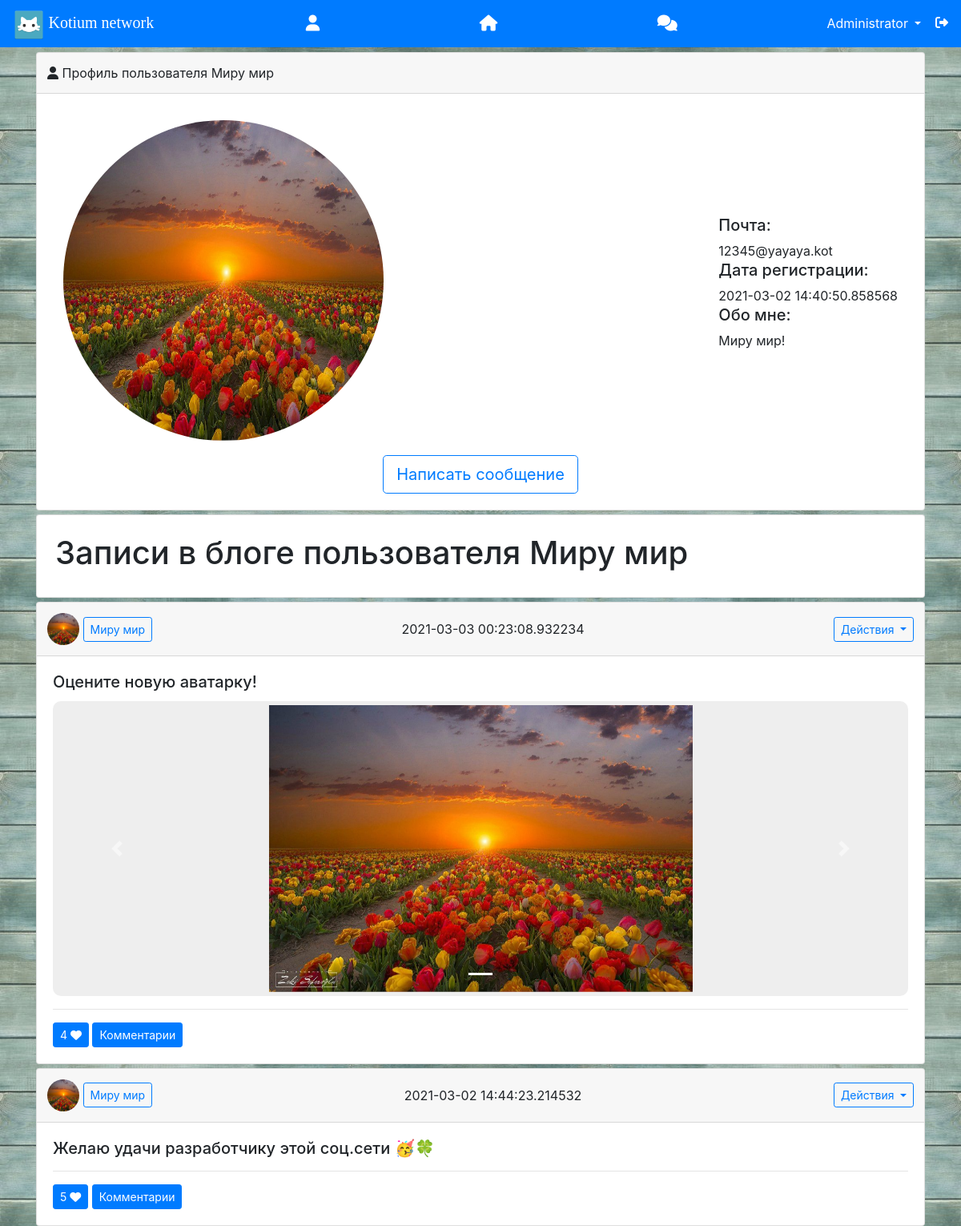
The app's page /6 (signed in) with its own data.
### data/users.py (models this page shows, shortened)
class User(SqlAlchemyBase, UserMixin, SerializerMixin):
    __tablename__ = 'users'
    id = sqlalchemy.Column(sqlalchemy.Integer,
                           primary_key=True, autoincrement=True)
    name = sqlalchemy.Column(sqlalchemy.String, nullable=True)
    about = sqlalchemy.Column(sqlalchemy.String, nullable=True)
    email = sqlalchemy.Column(sqlalchemy.String,
                              index=True, unique=True, nullable=True)
    hashed_password = sqlalchemy.Column(sqlalchemy.String, nullable=True)
    created_date = sqlalchemy.Column(sqlalchemy.DateTime, default=datetime.datetime.now)
    is_admin = sqlalchemy.Column(sqlalchemy.Boolean, default=0)
    is_group = sqlalchemy.Column(sqlalchemy.Boolean, default=0)
    is_confirmed = sqlalchemy.Column(sqlalchemy.Boolean, default=0)
    news = orm.relation("News", back_populates='user')
    msg = orm.relation("Message", back_populates='user', lazy='subquery')
    comm = orm.relation("Comment", back_populates='user')
    friends = sqlalchemy.Column(sqlalchemy.String, nullable=True)
    f_request = sqlalchemy.Column(sqlalchemy.String, nullable=True)

### data/news.py (models this page shows)
class News(SqlAlchemyBase, SerializerMixin):
    __tablename__ = 'news'
    id = sqlalchemy.Column(sqlalchemy.Integer, primary_key=True, autoincrement=True)
    title = sqlalchemy.Column(sqlalchemy.String, nullable=True)
    content = sqlalchemy.Column(sqlalchemy.String, nullable=True)
    created_date = sqlalchemy.Column(sqlalchemy.DateTime, default=datetime.datetime.now)
    is_private = sqlalchemy.Column(sqlalchemy.Boolean, default=True)
    user_id = sqlalchemy.Column(sqlalchemy.Integer, sqlalchemy.ForeignKey("users.id"))
    user = orm.relation('User')
    attach = sqlalchemy.Column(sqlalchemy.String, nullable=True)
    liked_by = sqlalchemy.Column(sqlalchemy.String, nullable=True)
    likes = sqlalchemy.Column(sqlalchemy.Integer)

### main.py (the view, shortened to what this page needs)
@app.route("/<int:prof_id>", methods=['GET', 'POST'])  # Профиль
@login_required  # Только для авторизованных!
def index(prof_id):
    session['from_page'] = f'/{prof_id}'  # Объявляем переменные, подключаем базу данных, собираем данные
    form = NewsForm()
    commsform = CommsForm()
    db_sess = db_session.create_session()
    comms = db_sess.query(Comment).all()
    prof_user = db_sess.query(User).filter(User.id == prof_id)  # Получаем ИД пользователя, в профиль которого мы зашли
    if current_user.is_authenticated:  # Если пользователь аутентифицирован
        news = db_sess.query(News).filter(
            News.user.has(id=prof_id)).order_by(News.created_date.desc())
    else:  # Иначе отправляем все новости
        news = db_sess.query(News).filter(
            News.is_private != True).order_by(News.created_date.desc())
    return render_template("profile.html",
                           news=news, form=form,
                           profile_id=prof_id, profile_user=prof_user,
                           comments=comms, commsform=commsform,
                           title='Профиль'
                           )

### data/db_session.py (called while the page is built)
def create_session() -> Session:
    global __factory
    return __factory()

### main.py (called while the page is built)
@login_manager.user_loader  # Определяем, авторизован ли пользователь в системе или он на сайте как гость.
def load_user(user_id):
    db_sess = db_session.create_session()
    return db_sess.query(User).get(user_id)

### templates/profile.html (shortened to what this page needs)
{% extends "base.html" %}
{% block content %}
<div class="card" style="margin-top: 5px;" id="user_info" xmlns="http://www.w3.org/1999/html">
    <div class="card-header d-flex justify-content-between align-items-center" style="padding: 5px;">
        <div class="p-2">
            <i class="fas fa-user"></i> Профиль пользователя {{ profile_user[0].name }}
        </div>
        <div class="p-2"></div>
    </div>
    <div class="card-body">
        <div class="d-flex justify-content-between align-items-center" style="padding: 5px;">
            <div class="p-2">
                <center><img src="/static/userpics/{{ profile_id }}.png?q={{ range(1, 10000) | random }}" width="400px"
                             height="400px"
                             style="margin-bottom: 5px; border-radius: 250px"/></center>
            </div>
            <div class="p-2">
                <h5>Почта:</h5>
                {{ profile_user[0].email }}
                <h5>Дата регистрации:</h5>
                {{ profile_user[0].created_date }}
                <h5>Обо мне:</h5>
                {{ profile_user[0].about }}
            </div>
        </div>
        {% if current_user.is_authenticated and (profile_id != current_user.id) %}
        <center>
            <a href="/msg/{{ profile_id }}" class="btn btn-outline-primary btn-lg">Написать сообщение</a>
        </center>
        {% endif %}
    </div>
</div>
<div class="card" style="margin-top: 5px; padding: 10px;">
    <div class="d-flex justify-content-between align-items-center" style="padding: 5px;">
        <div class="p-2">
            {% if current_user.is_authenticated and (profile_id == current_user.id) %}
            <h1>Ваши записи в блоге</h1>
            {% else %}
            <h1>Записи в блоге пользователя {{ profile_user[0].name }}</h1>
            {% endif %}
        </div>
        <div class="p-2">
        </div>
    </div>
</div>
{% for item in news %}
{% set liked = item.liked_by.split('|') %}
<div class="card" style="margin-top: 5px;" id="{{ item.id }}">
    <div class="card-header d-flex justify-content-between align-items-center" style="padding: 5px;">
        <div class="p-2">
            <img src="/static/userpics/{{ item.user.id }}.png" width="40px" height="40px" style="border-radius: 20px">
            {% if item.user.is_admin %}
            <a href="/{{ item.user.id }}" class="btn btn-outline-danger btn-sm"
               title="Пользователь является Администратором">{{item.user.name}}</a>
            {% else %}
            <a href="/{{ item.user.id }}" class="btn btn-outline-primary btn-sm" title="Перейти к профилю">{{item.user.name}}</a>
            {% endif %}
        </div>
        <div class="p-2">{{item.created_date}}</div>
        <div class="p-2">
            <div class="dropdown">
                <button class="btn btn-outline-primary dropdown-toggle btn-sm" type="button" id="dropdownMenuButton"
                        data-toggle="dropdown" aria-haspopup="true" aria-expanded="false">
                    Действия
                </button>
            </div>
        </div>
    </div>
    <div class="card-body">
        <h5 class="card-title">{{item.title}}</h5>
        {% if item.attach != '' %}
        {% set photos = item.attach.split('|') %}
        <div id="Attacments{{ item.id }}" class="carousel slide" data-ride="carousel"
             style="background-color: #eee; border-radius: 10px">
            <ol class="carousel-indicators">
                {% for c in range(photos|length) %}
                {% if c == 0 %}
                <li data-target="#Attacments{{ item.id }}" data-slide-to="{{ c }}" class="active"></li>
                {% else %}
                <li data-target="#Attacments{{ item.id }}" data-slide-to="{{ c }}"></li>
                {% endif %}
                {% endfor %}
            </ol>
            <div class="carousel-inner" style="padding: 5px">
                {% for photo in photos %}
                {% if photo == photos[0] %}
                <div class="carousel-item active">
                    <center>
                        {% if photo.startswith('media') %}
                        <a href="/static/attachments/{{ photo }}">
                            <embed class="d-block w-50" src="/static/attachments/{{ photo }}">
                        </a>
                        {% else %}
                        <a href="/static/attachments/{{ photo }}"><i class="far fa-file"></i> {{ photo }}</a>
                        {% endif %}
                    </center>
                </div>
                {% endif %}
                {% endfor %}
            </div>
            <a class="carousel-control-prev" href="#Attacments{{ item.id }}" role="button" data-slide="prev">
                <span class="carousel-control-prev-icon" aria-hidden="true"></span>
            </a>
            <a class="carousel-control-next" href="#Attacments{{ item.id }}" role="button" data-slide="next">
                <span class="carousel-control-next-icon" aria-hidden="true"></span>
            </a>
        </div>
        {% endif %}
        <hr>
        {% if current_user.is_authenticated %}
        {% if current_user.name in liked %}
        <a href="/news/unlike/{{ item.id }}" class="btn btn-primary btn-sm">{{item.likes}} <i class="fas fa-heart"></i></a>
        {% else %}
        <a href="/news/like/{{ item.id }}" class="btn btn-outline-primary btn-sm">{{item.likes}} <i class="far fa-heart"></i></a>
        {% endif %}
        {% else %}
        <button class="btn btn-outline-primary btn-sm">{{item.likes}} <i class="far fa-heart"></i></button>
        {% endif %}
        <button class="btn btn-primary btn-sm" type="button" data-toggle="collapse"
                data-target="#CommentsSpoiler{{ item.id }}"
                aria-expanded="false" aria-controls="CommentsSpoiler{{ item.id }}">
            Комментарии
        </button>
    </div>
            {% set cm = 0 %}
</div>
{% endfor %}
{% endblock %}

### templates/base.html (shortened to what this page needs)
<!doctype html>
<html lang="ru">
<head>
    <link rel="stylesheet"
          href="https://stackpath.bootstrapcdn.com/bootstrap/4.4.1/css/bootstrap.min.css"
>
</head>
<body style="background-image: url(/static/system/bg.jpg);">
<header>
    <nav class="navbar navbar-dark bg-primary" style="position: fixed; top: 0; right: 0; left: 0; z-index: 999;">
        <div>
            <img src="/static/system/logo.png" width="40px" height="40px">
            <a class="navbar-brand" href="#" style="font-family: 'segoe print';">Kotium network</a>
        </div>
        {% if current_user.is_authenticated %}
        <center>
            <div class="d-flex justify-content-between" style="width: 40vw;">
                <div class="p-2">
                    <a href="/{{ current_user.id }}" style="color: #fff"><h5 style="margin: 0px;"><i
                            class="fas fa-user"></i></h5></a>
                </div>
                <div class="p-2">
                    <a href="/feed" style="color: #fff"><h5 style="margin: 0px;"><i class="fas fa-home"></i></h5></a>
                </div>
                <div class="p-2">
                    <a href="/msg" style="color: #fff"><h5 style="margin: 0px;"><i class="fas fa-comments"></i></h5></a>
                </div>
            </div>
        </center>
        <div class="nav-item dropdown">
            <button class="btn btn-primary dropdown-toggle" type="button" id="dropdownMenuButton"
                    data-toggle="dropdown" aria-haspopup="true" aria-expanded="false">
                {{ current_user.name }}
            </button>
            <a href="/logout" style="color: #fff;"><i class="fas fa-sign-out-alt"></i></a>
        </div>
        {% else %}
        <p style="margin-bottom: 0px">
            <a class="btn btn-primary btn-sm" href="/register">Зарегистрироваться</a>
            <a class="btn btn-success btn-sm" href="/login">Войти</a>
        </p>
        {% endif %}
    </nav>
</header>
<main role="main" class="container" style="padding-top: 60px;">
    {% block content %}{% endblock %}
</main>
</body>
</html>

### records on screen
User: name "Administrator"
User: name "Миру мир", email "12345@yayaya.kot", created_date "2021-03-02 14:40:50.858568", about "Миру мир!"
News: user.name "Миру мир", created_date "2021-03-03 00:23:08.932234", title "Оцените новую аватарку!", likes "4"
News: user.name "Миру мир", created_date "2021-03-02 14:44:23.214532", title "Желаю удачи разработчику этой соц.сети 🥳🍀", likes "5"
